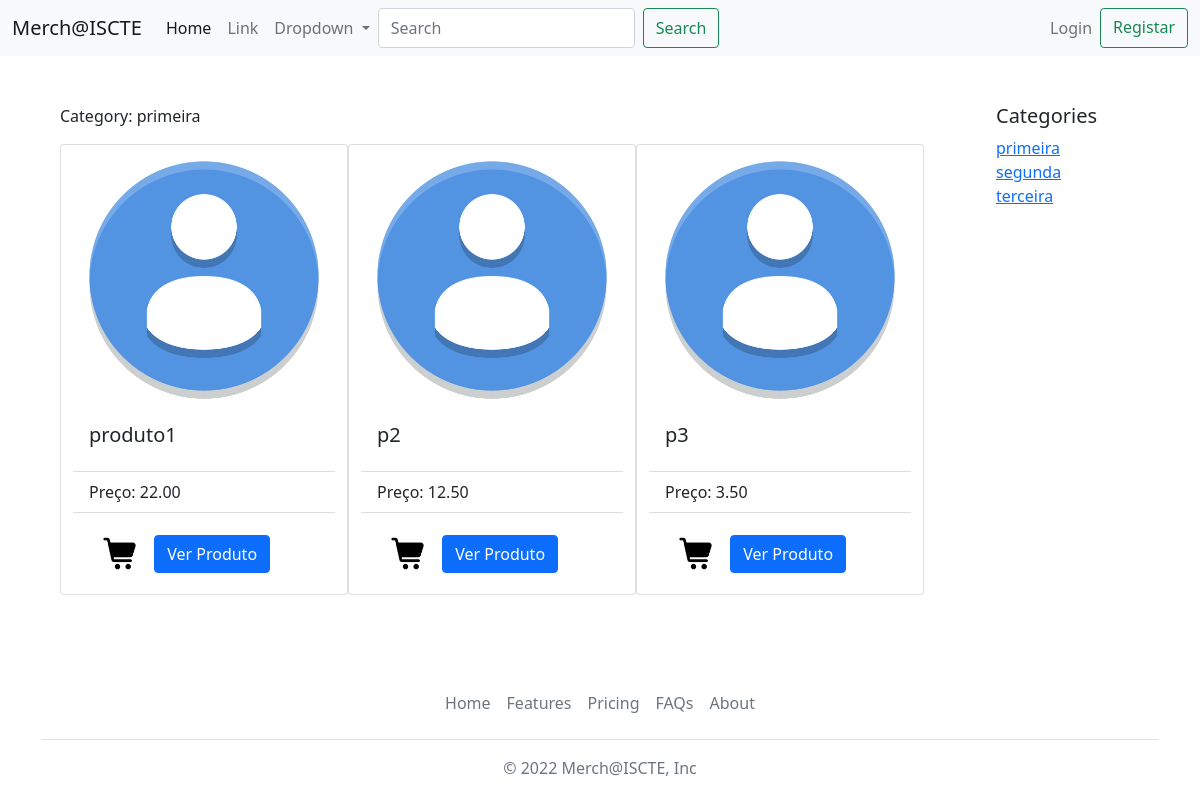
/loja/detalhe_categoria/1, run on the app's committed database.
### loja/models.py (models this page shows, shortened)
class Categoria(models.Model):
    categoria_nome = models.CharField(max_length=100)
    foto = models.CharField(max_length=100, default='/static/media/computer.png')

class Produto(models.Model):
    produto_nome = models.CharField(max_length=50)
    produto_texto = models.CharField(max_length=200)
    preco_data = models.DecimalField(default=0.0, decimal_places=2, max_digits=5)
    categoria = models.ForeignKey(Categoria, blank=True, null=True, on_delete=models.RESTRICT)
    foto = models.CharField(max_length=100, default='/static/media/avatardefault.png')

### loja/views.py (the view)
# urls.py: path('detalhe_categoria/<int:categoria_id>', views.detalhe_categoria, name='detalhe_categoria'),
def detalhe_categoria(request, categoria_id):
    categoria = get_object_or_404(Categoria, pk=categoria_id)
    lista_categoria = Categoria.objects.all()
    lista_produto = []
    for p in Produto.objects.all():
        if p.categoria_id == categoria_id:
            lista_produto.append(p)
    context = {'lista_produto': lista_produto, 'categoria': categoria, 'lista_categoria': lista_categoria}
    return render(request, 'loja/detalhe_categoria.html', context)

### loja/templates/loja/detalhe_categoria.html (shortened to what this page needs)
{% extends "loja/index.html" %}
{% block blocobody %}
<div class="container-fluid d-md-flex align-items-stretch">
    <div id="content" class="p-4 p-md-5 pt-5">
        <p>Category: {{ categoria.categoria_nome }}</p>
        <div class="row justify-content-center" style="margin-left:0px;margin-right:0px;">
            {% if lista_produto %}
            {% for produto in lista_produto %}
            <div class="card" style="width: 18rem;">
                <img src="{{ produto.foto }}" class="card-img-top" alt="...">
                <div class="card-body">
                    <h5 class="card-title">{{ produto.produto_nome }}</h5>
                </div>
                <ul class="list-group list-group-flush">
                    <li class="list-group-item">Preço: {{ produto.preco_data }}</li>
                </ul>
                <div class="card-body">
                    <a href="{% url 'loja:adicionar_carrinho' produto.id %}" class="btn ">
                        <img width="35" height="35" src="{{'/static/media/shoppingcart.png'}}">
                    </a>
                    <button type="button" class="btn btn-primary" data-bs-toggle="modal"
                            data-bs-target="#staticBackdrop">
                        Ver Produto
                    </button>
                </div>
            </div>
            {% endfor %}
            {% else %}
            {% if not request.user.is_superuser %}
            <p>Não há produtos disponíveis.</p>
            {% endif %}
            {% endif %}
        </div>
    </div>
    <nav id="sidebar">
        <div class="p-4 pt-5">
            <h5>Categories</h5>
            {% if lista_categoria %}
            <ul class="list-unstyled components mb-5">
                {% for categoria in lista_categoria %}
                <li>
                    <a href="{% url 'loja:detalhe_categoria' categoria.id %}">{{ categoria.categoria_nome }}</a>
                </li>
                {% endfor %}
            </ul>
            {% else %}
            <p>Não há categorias disponíveis.</p>
            {% endif %}
        </div>
    </nav>
</div>
{% endblock %}

### data on the page
Categoria: categoria_nome "primeira"
Produto: foto (placeholder picture), produto_nome "produto1", preco_data "22.00"
Produto: foto (placeholder picture), produto_nome "p2", preco_data "12.50"
Produto: foto (placeholder picture), produto_nome "p3", preco_data "3.50"
Categoria: categoria_nome "segunda"
Categoria: categoria_nome "terceira"
